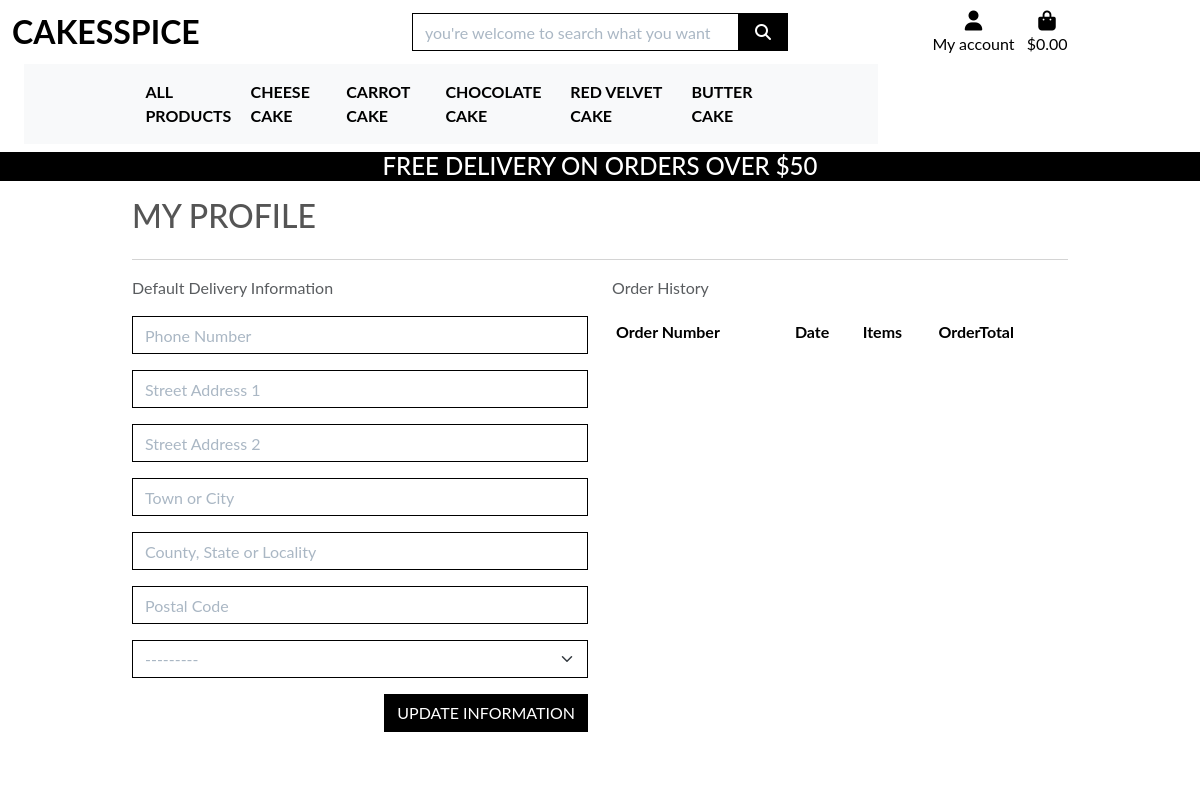
The app's page /profile/ (signed in), older data.
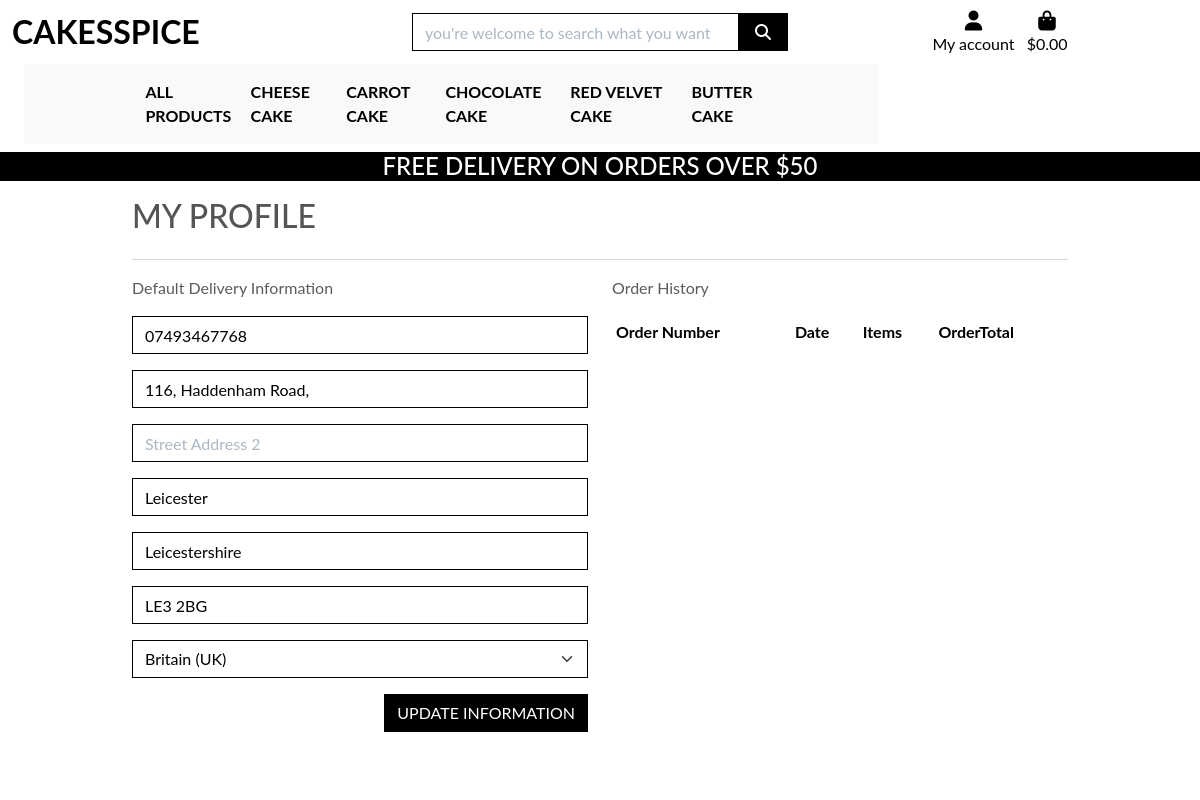
The same page, newer data.
### profiles/models.py (models this page shows, shortened)
class UserProfile(models.Model):
    user = models.OneToOneField(User, on_delete=models.CASCADE)
    default_phone_number = models.CharField(max_length=20, null=True, blank=True)
    default_street_address1 = models.CharField(max_length=80, null=True, blank=True)
    default_street_address2 = models.CharField(max_length=80, null=True, blank=True)
    default_town_or_city = models.CharField(max_length=40, null=True, blank=True)
    default_county = models.CharField(max_length=80, null=True, blank=True)
    default_postcode = models.CharField(max_length=20, null=True, blank=True)
    default_country = CountryField(blank_label='Country', null=True, blank=True)

### profiles/views.py (the view)
# urls.py: path('', views.profile, name='profile'),
def profile(request):
    profile = get_object_or_404(UserProfile, user=request.user)
    if request.method == 'POST':
        form = UserProfileForm(request.POST, instance=profile)
        if form.is_valid():
            form.save()
            messages.success(request, 'Profile updated successfully')
    form = UserProfileForm(instance=profile)
    orders = profile.orders.all()
    template = 'profiles/profile.html'
    context = {
        'form': form,
        'orders': orders,
        'on_profile_page': True
    }
    return render(request, template, context)

### profiles/forms.py
class UserProfileForm(forms.ModelForm):
    class Meta:
        model = UserProfile
        exclude = ('user',)
    def __init__(self, *args, **kwargs):
        super().__init__(*args, **kwargs)
        placeholders = {
            'default_phone_number': 'Phone Number',
            'default_postcode': 'Postal Code',
            'default_town_or_city': 'Town or City',
            'default_street_address1': 'Street Address 1',
            'default_street_address2': 'Street Address 2',
            'default_county': 'County, State or Locality',
        }
        self.fields['default_phone_number'].widget.attrs['autofocus'] = True
        for field in self.fields:
            if field != 'default_country':
                if self.fields[field].required:
                    placeholder = f'{placeholders[field]} *'
                else:
                    placeholder = placeholders[field]
                self.fields[field].widget.attrs['placeholder'] = placeholder
            self.fields[field].widget.attrs['class'] = 'border-black rounded-0 profile-form-input'
            self.fields[field].label = False

### bag/context.py (called while the page is built, shortened)
def bag_contents(request):
    bag_items = []
    total = 0
    product_count = 0
    bag = request.session.get('bag', {})
    if not bag:
        return {
            'bag_items': bag_items,
            'total': total,
            'product_count': product_count,
            'delivery': 0,
            'free_delivery_delta': 0,
            'free_delivery_threshold': 0,
            'grand_total': 0
        }

### profiles/templates/profiles/profile.html (shortened to what this page needs)
{% extends "base.html" %}
{% load static %}
{% load crispy_forms_tags %}
{% block extra_css %}
    <link rel="stylesheet" href="{% static 'profiles/css/profile.css' %}">
{% endblock %}
{% block page_header %}
    <div class="container header-container">
    </div>
{% endblock %}
{% block content %}
    <div class="overlay"></div>
    <div class="container">
        <div class="row">
            <div class="col">
                <h2 class="logo-font mb-4">My Profile</h2>
                <hr>
            </div>
        </div>
        <div class="row">
            <div class="col-12 col-lg-6">
                <p class="text-muted">Default Delivery Information</p>
                <form class="mt-3" action="{% url 'profile' %}" method="POST" id="profile-update-form">
                    {{ form|crispy }}
                    <button class="btn btn-black rounded-0 text-uppercase float-right">Update Information</button>
                </form>
            </div>
            <div class="col-12 col-lg-6">
                <p class="text-muted">Order History</p>
                <div class="order-history table-responsive">
                    <table class="table table-sm table-borderless">
                        <thead>
                            <tr>
                                <th>Order Number</th>
                                <th>Date</th>
                                <th>Items</th>
                                <th>OrderTotal</th>
                            </tr>
                        </thead>
                    </table>
                </div>
            </div>
        </div>
{% endblock %}

### templates/base.html (shortened to what this page needs)
{% load static %}
<!doctype html>
<html lang="en">
  <head>
    {% block corecss %}
    <link href="https://stackpath.bootstrapcdn.com/bootstrap/4.5.2/css/bootstrap.min.css" rel="stylesheet">
    <link href="https://cdn.jsdelivr.net/npm/bootstrap@5.3.3/dist/css/bootstrap.min.css" rel="stylesheet">
    <link rel="stylesheet" href="{% static 'css/base.css' %}">
    {% endblock %}
    {% block extra_css %}
    {% endblock %}
  </head>
  <body>
    <header class="container-fluid fixed-top">
      <div id="topnav" class="row bg-white pt-lg-2 d-home d-lg-flex">
        <div class="col-12 col-lg-4 my-auto py-1 py-lg-0 text-center text-lg-left">
          <a href="{% url 'home' %}" class="nav-link main-logo-link">
            <h2 class="logo-font text-black my-0"><strong>CakesSpice</strong></h2>
          </a>
        </div>
        <div class="col-12 col-lg-4 my-auto py-1 py-lg-0">
          <form method="GET" action="{% url 'products' %}">
            <div class="input-group w-100">
              <input class="form-control border border-black rounded-0" type="text" name="q" placeholder="you're welcome to search what you want">
              <div class="input-group-append">
                <button class="form-control btn btn-black border border-black rounded-0" type="submit">
                  <span class="icon">
                    <i class="fas fa-search"></i>
                  </span>
                </button>
              </div>
            </div>
          </form>
        </div>
        <div class="col-12 col-lg-4 my-auto py-1 py-lg-0">
          <ul class="list-inline list-unstyled text-center text-lg-right my-0">
            <li class="list-inline-item dropdown">
              <a class="text-black nav-link" href="#" id="user-options" data-bs-toggle="dropdown" aria-expanded="false">
                <div class="text-center">
                  <div><i class="fas fa-user fa-lg"></i></div>
                  <p class="my-0">My account</p>
                </div>
              </a>
            </li>
            <li class="list-inline-item">
              <a class="{% if grand_total %}text-info font-weight-bold{% else %}text-black{% endif %} nav-link"href="{% url 'view_bag' %}">
                <div class="text-center">
                  <div><i class="fas fa-shopping-bag fa-lg"></i></div>
                  <p class="my-0">
                    {% if grand_total%}
                      ${{ grand_total|floatformat:2 }}
                    {% else %}
                      $0.00
                    {% endif %}
                  </p>
                </div>
              </a>
            </li>
          </ul>
        </div>
      </div>
      <div class="row bg-white">
        <nav class="navbar navbar-expand-lg">
            {% include 'includes/main-nav.html' %}
        </nav>
      </div>
      <div id="delivery-banner" class="row text-center">
        <div class="col bg-black text-white">
          <h4 class="logo-font my-0">Free delivery on orders over $5{{free_delivery_threshold}}</h4>
        </div>
      </div>
    </header>
    {%block page_header%}
    {% endblock %}
    {% block content %}
    {% endblock %}
  </body>
</html>

### templates/includes/main-nav.html (shortened to what this page needs)
<nav class="navbar navbar-expand-lg navbar-light bg-light">
    <div class="container">
        <div class="collapse navbar-collapse" id="main-nav">
            <ul class="navbar-nav w-auto mx-auto">
                <li class="nav-item dropdown">
                    <a class="logo-font font-weight-bold nav-link text-black" href="#" id="all-products-link" data-bs-toggle="dropdown" aria-haspopup="true" aria-expanded="false">
                        All Products
                    </a>
                </li>
                <li class="nav-item dropdown">
                    <a class="logo-font font-weight-bold nav-link text-black" href="#" id="cheese-cake-link" data-bs-toggle="dropdown" aria-haspopup="true" aria-expanded="false">
                        Cheese Cake
                    </a>
                </li>
                <li class="nav-item dropdown">
                    <a class="logo-font font-weight-bold nav-link text-black" href="#" id="carrot-cake-link" data-bs-toggle="dropdown" aria-haspopup="true" aria-expanded="false">
                        Carrot Cake
                    </a>
                </li>
                <li class="nav-item dropdown">
                    <a class="logo-font font-weight-bold nav-link text-black" href="#" id="chocolate-cake-link" data-bs-toggle="dropdown" aria-haspopup="true" aria-expanded="false">
                        Chocolate Cake
                    </a>
                </li>
                <li class="nav-item dropdown">
                    <a class="logo-font font-weight-bold nav-link text-black" href="#" id="Red-Velvet-cake-link" data-bs-toggle="dropdown" aria-haspopup="true" aria-expanded="false">
                        Red Velvet Cake
                    </a>
                </li>
                <li class="nav-item dropdown">
                    <a class="logo-font font-weight-bold nav-link text-black" href="#" id="butter-cake-link" data-bs-toggle="dropdown" aria-haspopup="true" aria-expanded="false">
                        Butter Cake
                    </a>
                </li>
            </ul>
        </div>
    </div>
</nav>

### static/css/base.css (style rules this page uses)
html { height: 100%; }
body { background: url('/media/homepage_background_cropped.jpg') no-repeat center center fixed; background-size: cover; height: calc(100vh - 164px); color: #555; font-family: 'Lato'; }
.icon { align-items: center; display: inline-flex; justify-content: center; height: 1.5rem; width: 1.5rem; }
.logo-font { text-transform: uppercase; }
.main-logo-link { width: fit-content; }
.btn-black { background: black; color: white; }
.text-black { color: #000 !important; }
.border-black { border: 1px solid black !important; }
.bg-black { background: #000 !important; }
.overlay { height: 100%; width: 100%; top: 0; left: 0; position: fixed; background: white; z-index: -1; }
input[name='q']::placeholder { color: #aab7c4; }
@media (min-width: 1200px) { .container { max-width: 80%; } }
@media (min-width: 992px) { .header-container { padding-top: 164px; } }

### profiles/static/profiles/css/profile.css (style rules this page uses)
.order-history { max-height: 416px; overflow-y: auto; }
#profile-update-form .form-control { color: #000; }
#profile-update-form input::placeholder { color: #aab7c4; }
#id_default_country, #id_default_country option:not(:first-child) { color: #000; }

Row changes from the older to the newer data that the page shows:
changed UserProfile: default_phone_number (not shown) → "07493467768"; default_street_address1 (not shown) → "116, Haddenham Road,"; default_town_or_city (not shown) → "Leicester"; default_county (not shown) → "Leicestershire"; default_postcode (not shown) → "LE3 2BG"; default_country "---------" → "Britain (UK)"
